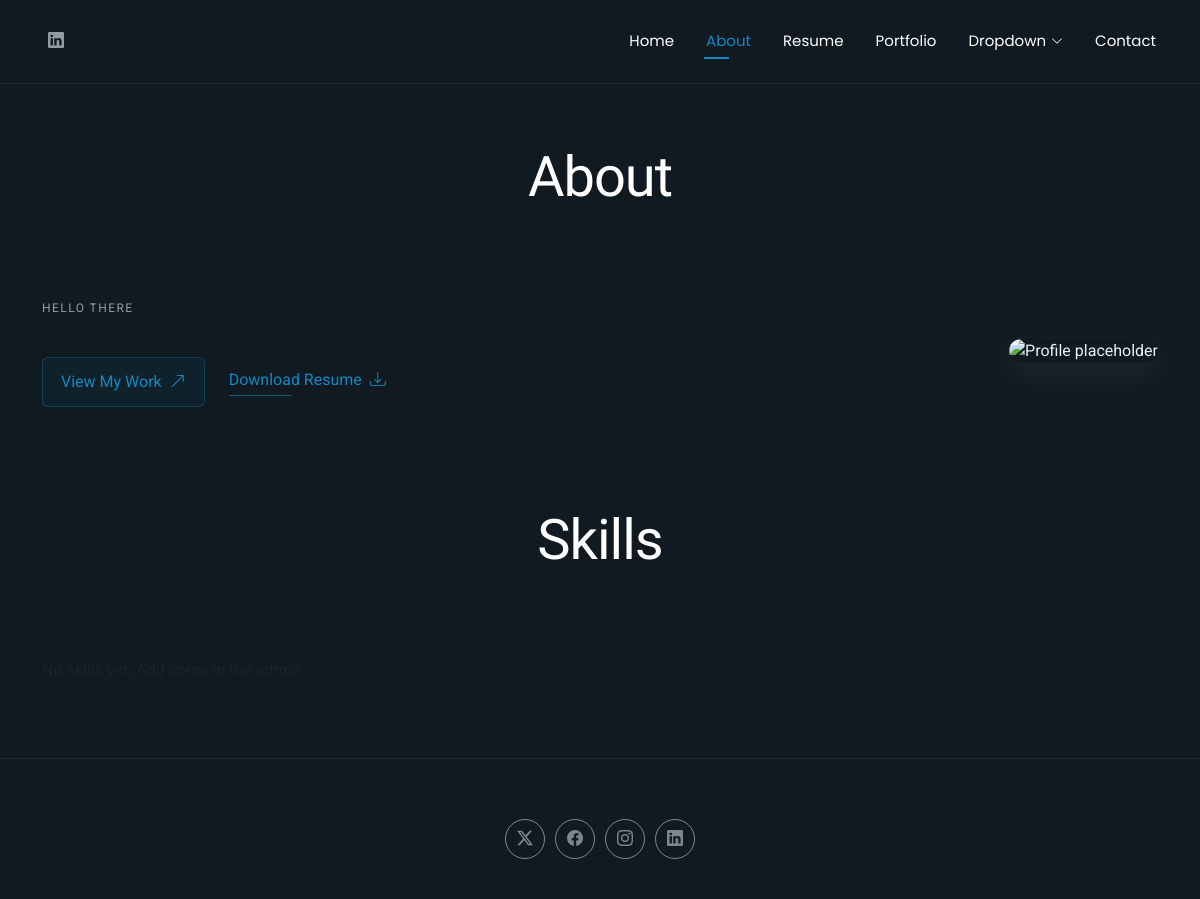
Page /about/ on the earlier database version.
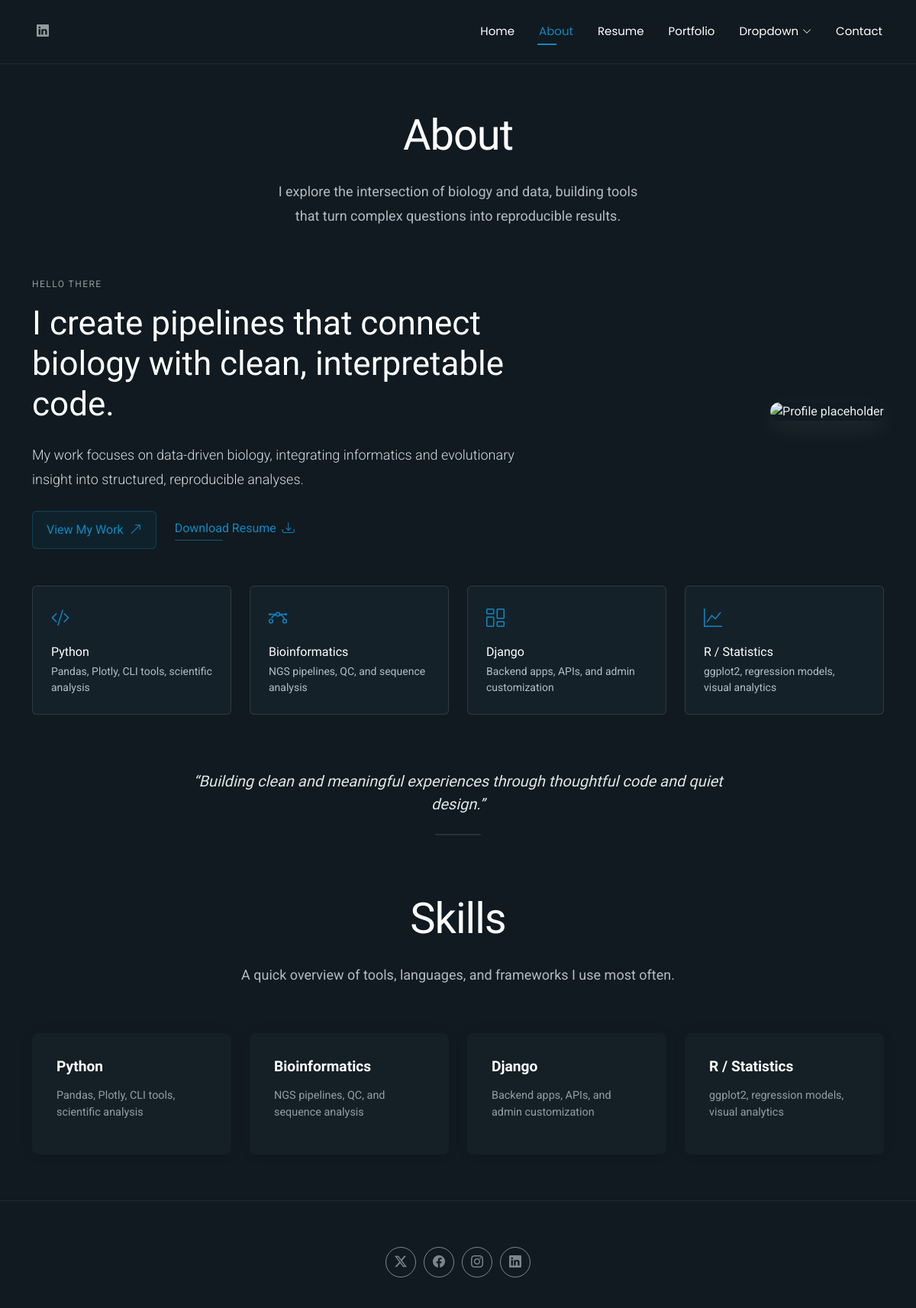
Same page on the later database version.
### main/models.py (models this page shows, shortened)
class Timestamped(models.Model):
    created_at = models.DateTimeField(auto_now_add=True)
    updated_at = models.DateTimeField(auto_now=True)
    class Meta:
        abstract = True

class SiteCopy(Timestamped):
    COPY_KEYS = [
        ("about_title", "About: Section Title"),
        ("about_lead", "About: Lead Paragraph"),
        ("about_intro_headline", "About: Intro Headline"),
        ("about_intro_body", "About: Intro Body"),
        ("skills_title", "Skills: Section Title"),
        ("skills_lead", "Skills: Lead Paragraph"),
        ("about_quote", "About: Quote"),
    ]
    key = models.CharField(max_length=64, choices=COPY_KEYS, db_index=True)
    text = models.TextField()
    active = models.BooleanField(default=True)
    class Meta:
        verbose_name_plural = "Site Copy"
        indexes = [models.Index(fields=["key", "active"])]

class Skill(Timestamped):
    name = models.CharField(max_length=80)
    description = models.CharField(max_length=240, blank=True)
    order = models.PositiveIntegerField(default=0, db_index=True)
    active = models.BooleanField(default=True)
    icon = models.CharField(
        max_length=64,
        blank=True,
        help_text="Optional Bootstrap Icon class (e.g., 'bi-code-slash').",
    )
    class Meta:
        ordering = ("order", "id")

### main/views.py (the view)
# urls.py: path("about/", views.about, name="about"),
def about(request):
    context = {
        "skills": Skill.objects.filter(active=True).order_by("order", "id"),
        "copy": _copy_dict(),
        "assets": {
            "about_profile": _asset_url("about_profile"),
        },
    }
    return render(request, "about.html", context)

### main/views.py (called while the page is built)
def _copy_dict():
    copy = {}
    for key, _label in SiteCopy.COPY_KEYS:
        row = (SiteCopy.objects
               .filter(key=key, active=True)
               .order_by("-updated_at", "-id")
               .first())
        copy[key] = row.text if row else ""
    return copy

def _asset_url(key):
    row = (SiteAsset.objects
           .filter(key=key, active=True)
           .order_by("-updated_at", "-id")
           .first())
    return row.image.url if row else ""

### main/templates/about.html (shortened to what this page needs)
{% extends "base.html" %}
{% load static %}
{% block body_class %}about-page{% endblock %}
{% block content %}
<section id="about" class="about section">
  <div class="container section-title" data-aos="fade-up">
    <h2>{{ copy.about_title|default:"About" }}</h2>
    <p>{{ copy.about_lead }}</p>
  </div>
  <div class="container" data-aos="fade-up" data-aos-delay="100">
    <div class="row align-items-center justify-content-between gy-5 mb-5">
      <div class="col-lg-7" data-aos="fade-right" data-aos-delay="150">
        <div class="intro-content">
          <span class="eyebrow">Hello there</span>
          <h2 class="headline">{{ copy.about_intro_headline }}</h2>
          <p class="lead">{{ copy.about_intro_body }}</p>
          <div class="cta-group">
            <a href="#portfolio" class="btn-ghost">
              View My Work <i class="bi bi-arrow-up-right"></i>
            </a>
            <a href="{% url 'resume' %}" class="link-underline">
              Download Resume <i class="bi bi-download"></i>
            </a>
          </div>
        </div>
      </div>
      <div class="col-lg-5" data-aos="zoom-in" data-aos-delay="250">
        <figure class="profile-figure text-center text-lg-end">
                <figure class="profile-figure text-center text-lg-end">
                    {% if assets.about_profile %}
                        <img src="{{ assets.about_profile }}" alt="Profile photo" class="img-fluid rounded-4 shadow-lg" style="max-width: 1024; width: 100%; height: auto;">
                    {% else %}
                        <img src="{% static 'assets/img/profile/profile-square-placeholder.webp' %}" alt="Profile placeholder" class="img-fluid profile-photo">
                    {% endif %}
                </figure>
        </figure>
      </div>
    </div>
    <div class="mb-5">
      <div class="row g-4">
        {% for s in skills|slice:":4" %}
          <div class="col-6 col-md-4 col-lg-3" data-aos="fade-up" data-aos-delay="{{ forloop.counter0|add:1 }}00">
            <div class="skill-item">
              {% if s.icon %}<i class="bi {{ s.icon }}"></i>{% endif %}
              <h3>{{ s.name }}</h3>
              {% if s.description %}<p>{{ s.description }}</p>{% endif %}
            </div>
          </div>
        {% endfor %}
      </div>
    </div>
    {% if copy.about_quote %}
    <blockquote class="personal-quote text-center mx-auto my-4" data-aos="fade-down" data-aos-delay="200" style="max-width: 700px;">
        <p class="fs-5 fst-italic">“{{ copy.about_quote }}”</p>
    </blockquote>
    {% endif %}
  </div>
</section>
<section id="skills" class="skills section pt-0 mt-n3">
  <div class="container section-title" data-aos="fade-up">
    <h2>{{ copy.skills_title|default:"Skills" }}</h2>
    <p>{{ copy.skills_lead }}</p>
  </div>
  <div class="container" data-aos="fade-up" data-aos-delay="100">
    <div class="row g-4 skills-animation">
      {% for s in skills %}
        <div class="col-md-6 col-lg-3" data-aos="fade-up" data-aos-delay="{{ forloop.counter0|add:1 }}00">
          <div class="skill-box">
            <h3>{{ s.name }}</h3>
            {% if s.description %}<p>{{ s.description }}</p>{% endif %}
          </div>
        </div>
      {% empty %}
        <p class="text-muted">No skills yet. Add some in the admin.</p>
      {% endfor %}
    </div>
  </div>
</section>
{% endblock content %}

Differences in the rows shown:
added SiteCopy: about_title "About"
added SiteCopy: about_lead "I explore the intersection of biology and data, building tools that turn complex questions into reproducible results."
added SiteCopy: about_intro_headline "I create pipelines that connect biology with clean, interpretable code."
added SiteCopy: about_intro_body "My work focuses on data-driven biology, integrating informatics and evolutionary insight into structured, reproducible analyses."
added Skill: name "Python", description "Pandas, Plotly, CLI tools, scientific analysis"
added Skill: name "Bioinformatics", description "NGS pipelines, QC, and sequence analysis"
added Skill: name "Django", description "Backend apps, APIs, and admin customization"
added Skill: name "R / Statistics", description "ggplot2, regression models, visual analytics"
added SiteCopy: about_quote "Building clean and meaningful experiences through thoughtful code and quiet design."
added SiteCopy: skills_title "Skills"
added SiteCopy: skills_lead "A quick overview of tools, languages, and frameworks I use most often."
Other differences:
{{ copy.about_title|default:"About" }}: "About" → (not shown)
{{ copy.skills_title|default:"Skills" }}: "Skills" → (not shown)
